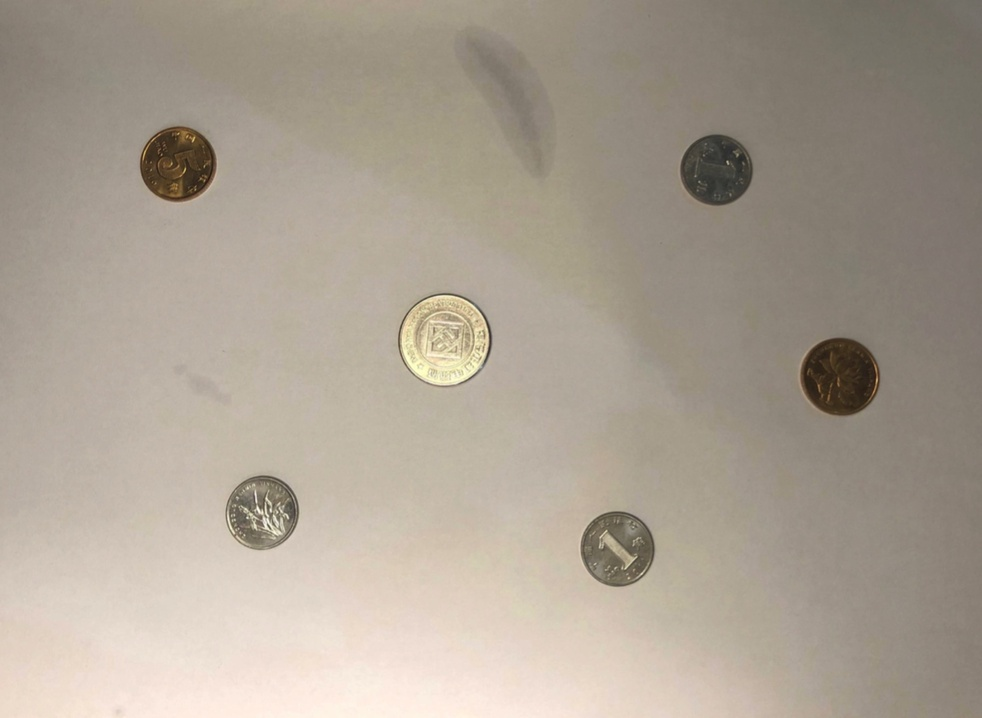
#> input picture pic.jpg, 982 x 718 px, shrunk from 2000 x 1462 before the run
$ python -i canny.py   (imports and definitions only)
#> lines starting #> are read from the running program, lines starting #| are printed output that depends on the picture
### utils.py
import numpy as np
import matplotlib.pyplot as plt
import matplotlib.image as mpimg
import os

# 将 rgb 图像转化为灰度图像
# [20 lines left out: functions rgb2gray, load_data, visualize, not called in this run]

# 判断邻居像素是否强像素
def neighbor_strong(Z, M, N, weak, strong):
    for i in range(1, M-1):
        for j in range(1, N-1):
            if Z[i,j] == weak:
                if (Z[i+1, j-1] == strong) or (Z[i+1, j] == strong) or (Z[i+1, j+1] == strong) \
                or (Z[i, j-1] == strong) or (Z[i, j+1] == strong) or (Z[i-1, j-1] == strong) \
                or (Z[i-1, j] == strong) or (Z[i-1, j+1] == strong):
                    Z[i, j] = strong
                else:
                    Z[i, j] = 0

    return Z

### canny.py
import numpy as np
from scipy import ndimage
from scipy.ndimage.filters import convolve
from utils import neighbor_strong

class CannyEdge:
    def __init__(self, img, sigma=1, kernel_size=5, weak_pixel=75, strong_pixel=255, lowthreshold=0.05, highthreshold=0.15):
        self.img = img

        self.weak_pixel = weak_pixel
        self.strong_pixel = strong_pixel

        self.sigma = sigma
        self.kernel_size = kernel_size

        self.lowThreshold = lowthreshold
        self.highThreshold = highthreshold

    # 二维高斯核
    def gaussian_kernel(self, size, sigma=1):
        size = int(size) // 2
        x, y = np.mgrid[-size:size+1, -size:size+1]
        norm = 1 / (2.0 * np.pi * sigma**2)
        g =  np.exp(-((x**2 + y**2) / (2.0*sigma**2))) * norm
        return g

    # Sobel 算子
    def sobel_filters(self, img):
        Kx = np.array([[-1, 0, 1], [-2, 0, 2], [-1, 0, 1]], np.float32)
        Ky = np.array([[1, 2, 1], [0, 0, 0], [-1, -2, -1]], np.float32)

        Ix = ndimage.filters.convolve(img, Kx)
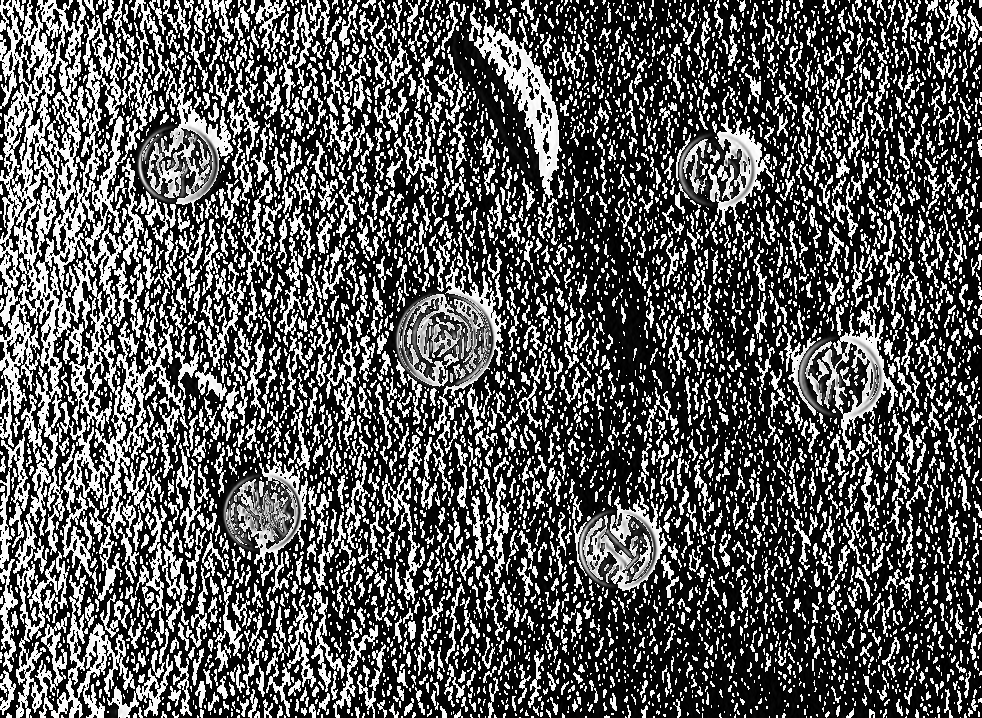
#> Ix: shape (718, 982); min 0, max 255, mean 89.8
        Iy = ndimage.filters.convolve(img, Ky)
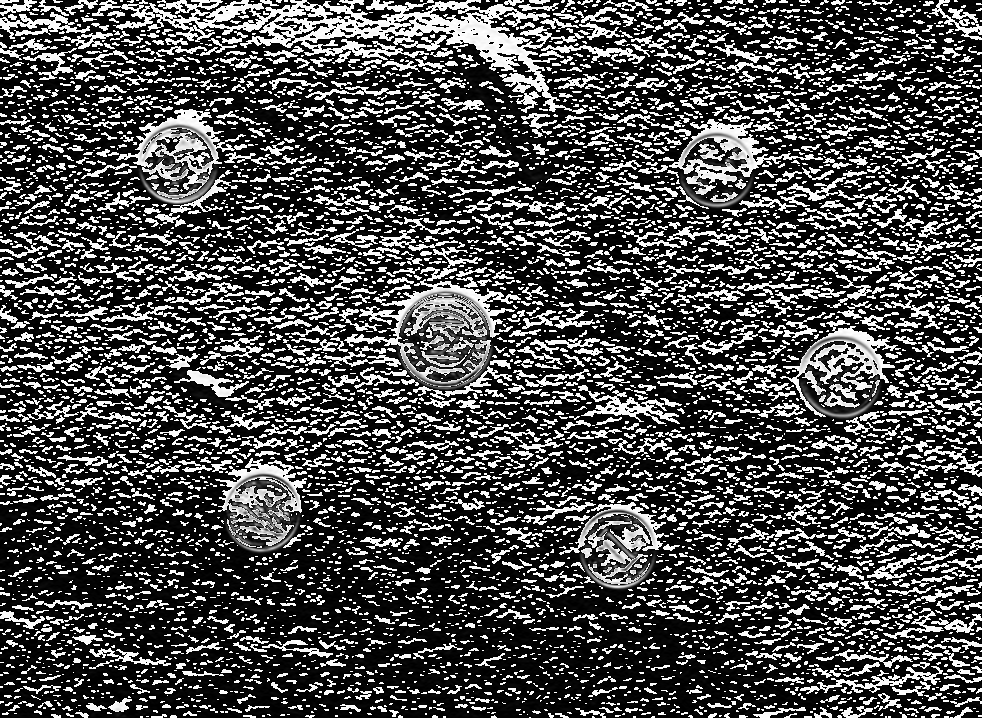
#> Iy: shape (718, 982); min 0, max 255, mean 77.6

        G = np.hypot(Ix, Iy)
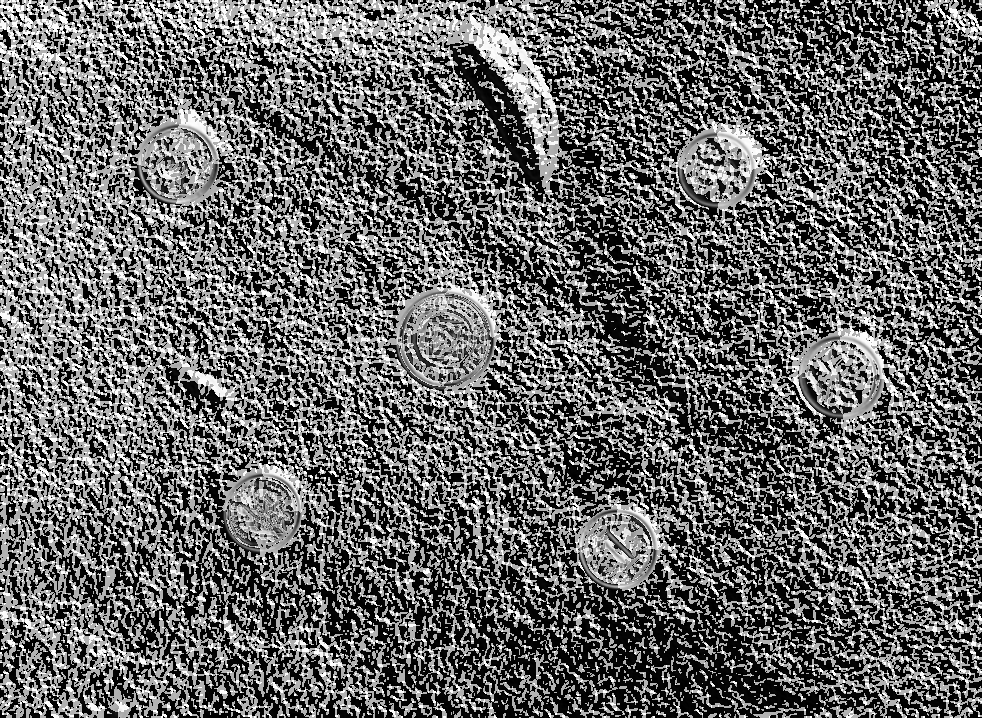
#> G: shape (718, 982) float16; min 0, max 360.5, mean 147.4; drawn with min black and max white
        G = G / G.max() * 255

        theta = np.arctan2(Iy, Ix)
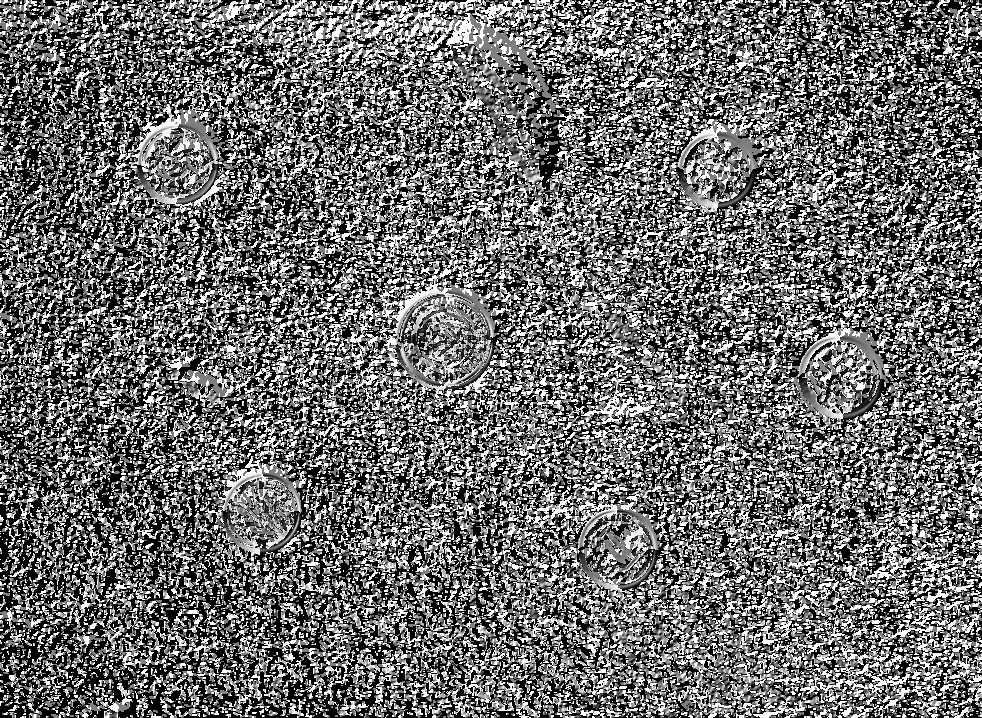
#> theta: shape (718, 982) float16; min 0, max 1.57, mean 0.668; drawn with min black and max white
        return (G, theta)

    # 非最值抑制，实现降噪
    def non_max_suppression(self, img, D):
        M, N = img.shape
#> M = 718; N = 982
        Z = np.zeros((M, N), dtype=np.int32)

        angle = D * 180. / np.pi
        angle[angle < 0] += 180

        for i in range(1, M - 1):
            for j in range(1, N - 1):
                q = 255
                r = 255
                if (0 <= angle[i, j] < 22.5) or (157.5 <= angle[i, j] <= 180):
                    q = img[i, j+1]
                    r = img[i, j-1]
                elif 22.5 <= angle[i,j] < 67.5:
                    q = img[i+1, j-1]
                    r = img[i-1, j+1]
                elif 67.5 <= angle[i,j] < 112.5:
                    q = img[i+1, j]
                    r = img[i-1, j]
                elif 112.5 <= angle[i,j] < 157.5:
                    q = img[i-1, j-1]
                    r = img[i+1, j+1]

                if (img[i, j] >= q) and (img[i, j] >= r):
                    Z[i, j] = img[i, j]
                else:
                    Z[i, j] = 0
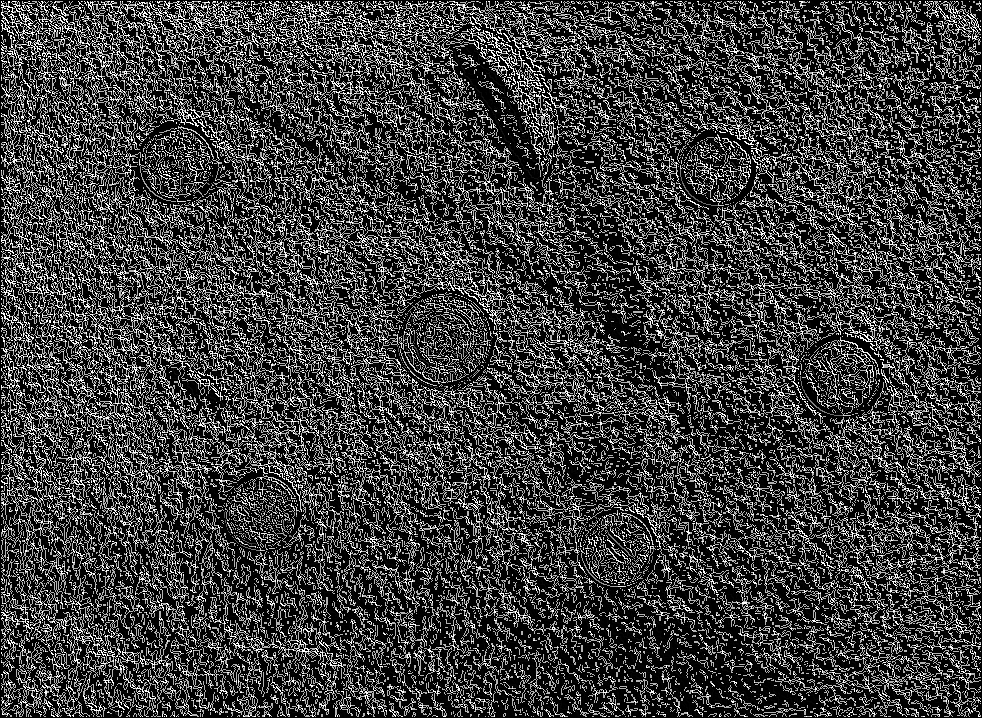
#> Z: shape (718, 982) int32; min 0, max 255, mean 63.5
        return Z

    # 滞后门限
    def threshold_hysteresis(self, img):
        highThreshold = img.max() * self.highThreshold
#> highThreshold = 38.25
        lowThreshold = highThreshold * self.lowThreshold
#> lowThreshold = 1.91

        M, N = img.shape
#> M = 718; N = 982
        Z = np.zeros((M, N), dtype=np.int32)

        weak = np.int32(self.weak_pixel)
        strong = np.int32(self.strong_pixel)

        strong_i, strong_j = np.where(img >= highThreshold)
        zeros_i, zeros_j = np.where(img < lowThreshold)
        weak_i, weak_j = np.where((img <= highThreshold) & (img >= lowThreshold))

        Z[strong_i, strong_j] = strong
        Z[weak_i, weak_j] = weak
        Z = neighbor_strong(Z, M, N, weak, strong)
#> after the loop in neighbor_strong, `for i in range(1, M-1):`:
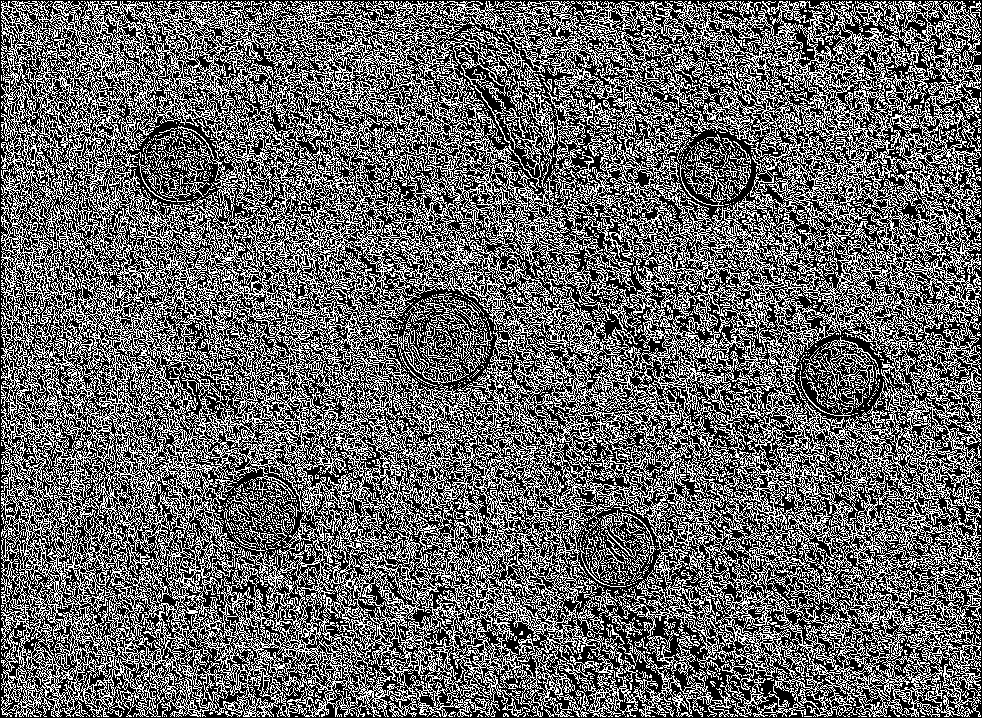
#> Z: shape (718, 982) int32; 39.7% white in thin lines or dots
        return Z

    def detect(self):
        img_smoothed = convolve(self.img, self.gaussian_kernel(self.kernel_size, self.sigma))
        gradient, theta = self.sobel_filters(img_smoothed)
        Img = self.non_max_suppression(gradient, theta)
        Img = self.threshold_hysteresis(Img)
        return Img

>>> import cv2
>>> picture = cv2.imread('pic.jpg', cv2.IMREAD_GRAYSCALE)
>>> result = CannyEdge(picture).detect()
